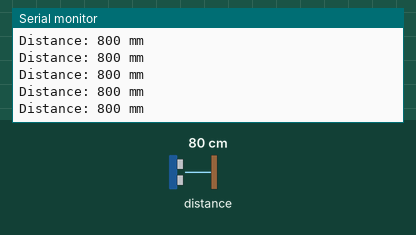
Simulated run of this sketch. Board: ESP32. Parts: the last lines printed to the serial monitor. Inputs (shaded band) come from the test bench; at power-on: distance to the obstacle 80 cm.

Above: at 1.2 s.
1.3 s: distance to the obstacle set to 250 cm
At 1.6 s:
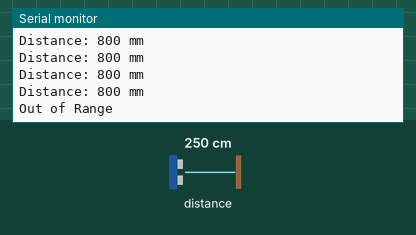
3.3 s: distance to the obstacle set to 2 cm
At 3.47 s:
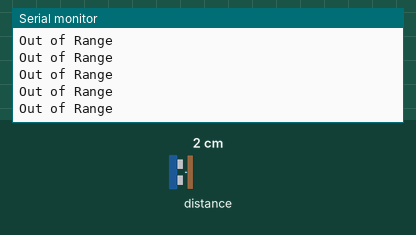

Measured:
- after the input at 1.3 s, the serial monitor: prints a new line after 0.13 s (image 1)

The sketch:

TOF.ino
```cpp
#include <Wire.h>
#include <Adafruit_VL53L0X.h>

#define SDA_PIN 21
#define SCL_PIN 22

Adafruit_VL53L0X lox;

void setup() {
  Serial.begin(115200);
  Wire.begin(SDA_PIN, SCL_PIN);
  Wire.setClock(100000);

  Serial.println(F("VL53L0X long-range attempt"));

  if (!lox.begin()) {
    Serial.println(F("Failed to boot VL53L0X"));
    while (1) {}
  }

  lox.configSensor(Adafruit_VL53L0X::VL53L0X_SENSE_LONG_RANGE);

  #if defined(Adafruit_VL53L0X_H)
  bool ok = lox.setMeasurementTimingBudgetMicroSeconds(200000);
  Serial.print("Timing budget set: "); Serial.println(ok ? "OK" : "NO");
  #endif

  Serial.println(F("Init done."));
}

void loop() {
  VL53L0X_RangingMeasurementData_t m;
  lox.rangingTest(&m, false);

  if (m.RangeStatus != 4) {
    Serial.print(F("Distance: "));
    Serial.print(m.RangeMilliMeter);
    Serial.println(F(" mm"));
  } else {
    Serial.println(F("Out of Range"));
  }

  delay(200);
}
```
